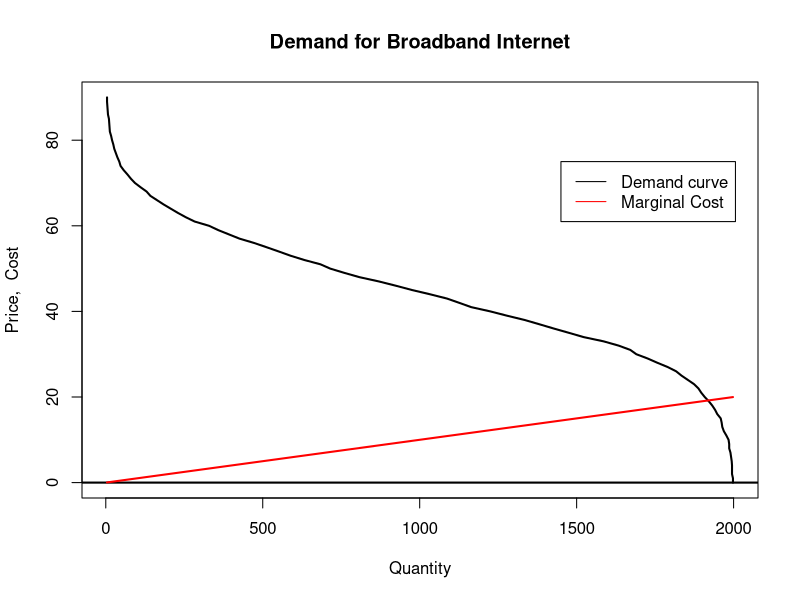
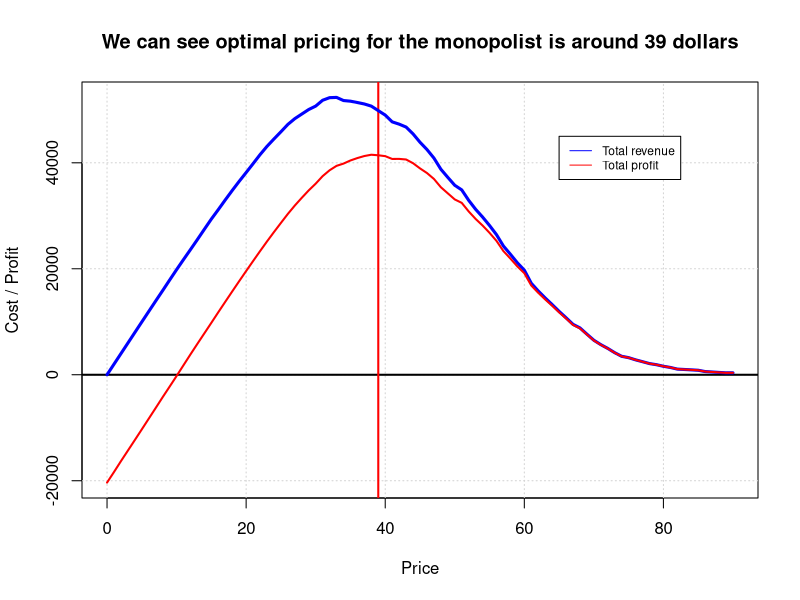
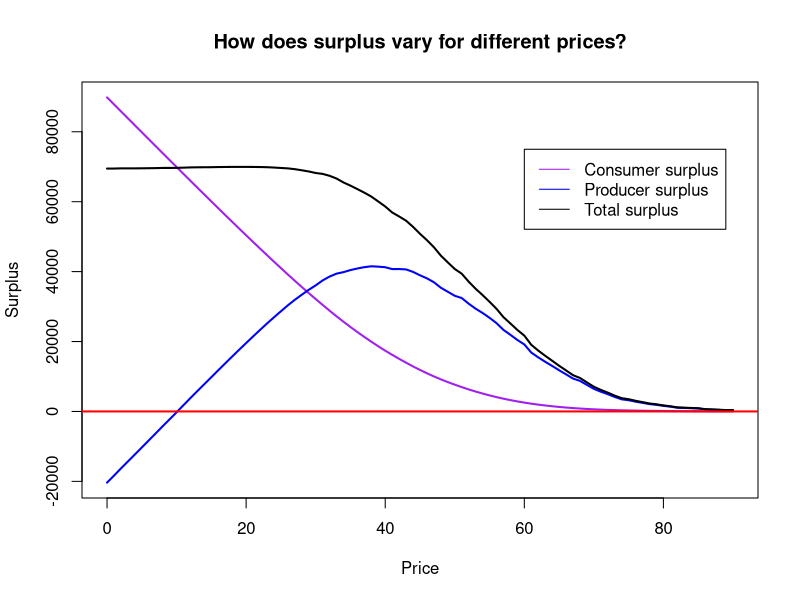

Recreate these plots in R, in order.
## ---- chunk 1

npeep <- 2000 # Number of potential consumers

wtp <- 45 + rnorm(npeep)*15 # Each person has a different willingness to pay 

## ---- chunk 2

maxop <- 90 # Max offering price
op <- 0:maxop # Offering price ranges from 0 to maxop i.e 0,1, ... 90

qd <- rep(NA,length(op)) # Empty vector for quantity demanded
for (i in 1:length(op)) qd[i] <- sum(wtp>=op[i]) # We fill qd with the number of consumers with a wtp >= offering price
## ---- chunk 3
mc <- qd*.01 # Setting marginal cost
## ---- chunk 4

plot(qd, op, type="l", xlab="Quantity", ylab="Price,  Cost", 
      main="Demand for Broadband Internet", lwd=2)
abline(h=0, lwd=2)
lines(qd, mc, col="red", lwd=2)
legend(1450, 75, legend=c("Demand curve", "Marginal Cost"), col=c("black", "red"), lty=1)

## ---- chunk 5

tr <- tp <- tc <- rep(NA,length(op)) # Total revenue, total profit, total cost vectors

## ---- chunk 6
# Calculate total cost

qd.gain <- qd[-length(qd)]-qd[-1]
qd.gain[length(qd.gain)+1] <- qd.gain[length(qd.gain)]
for (i in 1:length(op)) tc[i] <- sum((mc*qd.gain)[length(qd):i])

## ---- chunk 7

tr <- qd*op
tp <- tr-tc
 
minmax <- function(...) c(min(...),max(...))

plot(minmax(op),minmax(tr,tp), type="n", ylab="Cost / Profit", 
     xlab="Price", 
     main="We can see optimal pricing for the monopolist is around 39 dollars")

grid()
abline(h=0, lwd=2)
abline(v=39, col="red", lwd=2)
lines(op,tr, col="blue", lwd=3)
lines(op,tp, col="red", lwd=2)
legend(65, y = 45000, legend=c("Total revenue", "Total profit"), col=c("blue", "red"), lty=1, cex=0.72)
## ---- chunk 8

cs <- tr
for (i in 1:length(op)) cs[i] <- sum((wtp[wtp>=op[i]]-op[i]))
 
tts <- cs+tp
 
op[tts==max(tts)] # Check the optimal societal price
 
plot(c(min(op),max(op)),c(min(cs,tp),max(cs,tp)), type="n",
     main="How does surplus vary for different prices?",
     xlab="Price",
     ylab="Surplus")
lines(op, cs, col="purple", lwd=2)
lines(op, tp, col="blue", lwd=2)
lines(op, tts, lwd=2)
abline(h=0,col="red", lwd=2)
legend(60, 75000, legend=c("Consumer surplus", "Producer surplus", "Total surplus"), col=c("purple","blue","black"),lty=1)

